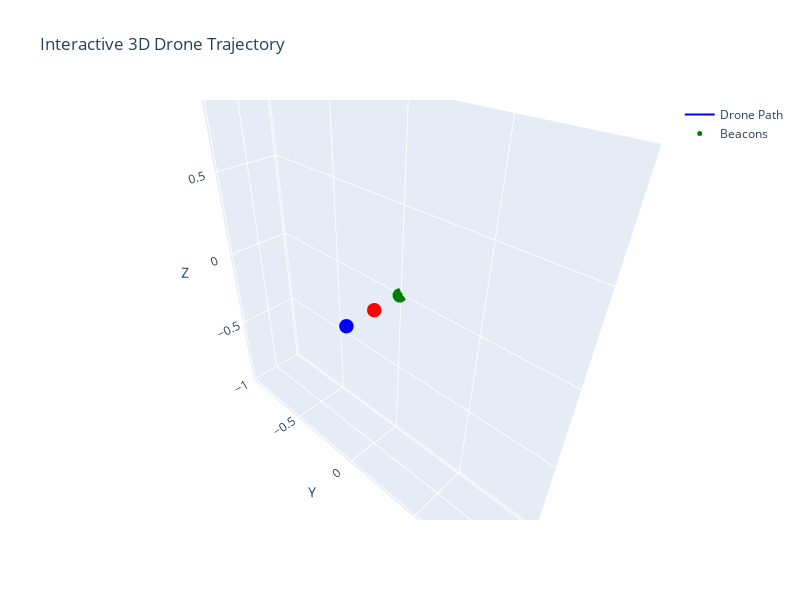

The notebook cell saved with this chart:
### Code cell
import plotly.graph_objects as go
import numpy as np

# Create plot
fig = go.Figure()

fig.add_trace(go.Scatter3d(
    x=Trilater_drone_path[:,0], y=Trilater_drone_path[:,1], z=Trilater_drone_path[:,2],
    mode='lines',
    name='Drone Path',
    line=dict(color='blue')
))
beacons=np.array([P1,P2,P3])
fig.add_trace(go.Scatter3d(
    x=beacons[:,0], y=beacons[:,1], z=beacons[:,2],
    mode='markers',
    name='Beacons',
    marker=dict(size=5, color=['green','red','blue'])
))

fig.update_layout(
    scene=dict(xaxis_title='X', yaxis_title='Y', zaxis_title='Z', aspectmode='data'),
    title='Interactive 3D Drone Trajectory',
    width=800,
    height=600,

)

fig.show()

### Figure 1 — Plotly figure (JSON) as saved in the notebook; plotly's stock layout.template omitted (floating-point values rounded to 4 significant figures)
{"data": [{"line": {"color": "blue"}, "mode": "lines", "name": "Drone Path", "type": "scatter3d", "x": [-0.2, -0.2, -0.2, -0.2, -0.2, -0.2, -0.2, -0.2, -0.2, -0.2, -0.2, -0.2, -0.2, -0.2, -0.2, -0.2, -0.2, -0.2, -0.2, -0.2, -0.2, -0.2, -0.2, -0.2, -0.2, -0.2, -0.2, -0.2, -0.2, -0.2, -0.2, -0.2, -0.2], "y": [0.0, 0.0, 0.0, 0.0, 0.0, 0.0, 0.0, 0.0, 0.0, 0.0, 0.0, 0.0, 0.0, 0.0, 0.0, 0.0, 0.0, 0.0, 0.0, 0.0, 0.0, 0.0, 0.0, 0.0, 0.0, 0.0, 0.0, 0.0, 0.0, 0.0, 0.0, 0.0, 0.0], "z": [0.0, 0.0, 0.0, 0.0, 0.0, 0.0, 0.0, 0.0, 0.0, 0.0, 0.0, 0.0, 0.0, 0.0, 0.0, 0.0, 0.0, 0.0, 0.0, 0.0, 0.0, 0.0, 0.0, 0.0, 0.0, 0.0, 0.0, 0.0, 0.0, 0.0, 0.0, 0.0, 0.0]}, {"marker": {"color": ["green", "red", "blue"], "size": 5}, "mode": "markers", "name": "Beacons", "type": "scatter3d", "x": [-0.3, -0.2, -0.1], "y": [0.0, 0.0, 0.0], "z": [0.0, 0.0, 0.0]}], "layout": {"height": 600, "scene": {"aspectmode": "data", "xaxis": {"title": {"text": "X"}}, "yaxis": {"title": {"text": "Y"}}, "zaxis": {"title": {"text": "Z"}}}, "title": {"text": "Interactive 3D Drone Trajectory"}, "width": 800}}
